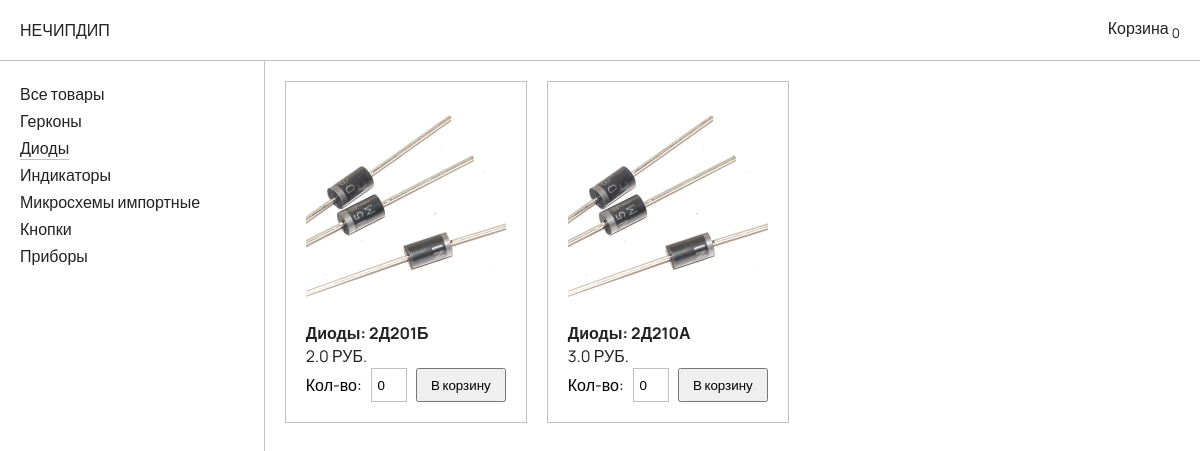
Page /2/ on the committed database.
### shop/models.py (models this page shows, shortened)
class Category(models.Model):
    category = models.CharField(max_length=255, verbose_name='Категория')
    category_image = models.ImageField(blank=True, null=True, verbose_name='Изображение')
    class Meta:
        verbose_name = 'Категорию'
        verbose_name_plural = 'Категория'
    def __str__(self):
        return self.category

class Product(models.Model):
    class Meta:
        verbose_name = 'Товары'
        verbose_name_plural = 'Товары'
    category = models.ForeignKey('Category', on_delete=models.CASCADE, verbose_name='Категория')
    specification = models.CharField(max_length=255, verbose_name='Спецификация')
    price = models.FloatField('Стоимость')

### shop/views.py (the view)
# urls.py: path('<int:category_id>/', products_catalog, name='products_catalog'),
def products_catalog(request, category_id):
    context = {'category': Category.objects.all(),
               'items': Product.objects.filter(category_id=category_id)}
    return render(request, 'shop/catalog.html', context)

### shop/templates/shop/catalog.html (shortened to what this page needs)
{% extends 'shop/index.html' %}
{% load static %}
{% block head %}
    <link rel="stylesheet" href="{% static 'css/catalog.css' %}">
    <link rel="stylesheet" href="{% static 'css/cart.css' %}">
    <link rel="stylesheet" href="{% static 'css/order_confirmation.css' %}">
{% endblock %}
{% block container %}
    <div class="flex row header">
        <a href="{% url 'catalog' %}" class="logo">НЕЧИПДИП</a>
        <a href="javascript:" class="open-cart" id="open-cart-btn">Корзина <sub id="cart-items-counter">0</sub></a>
    </div>
    <div class="flex row content">
        <div class="flex column categories">
            <a href="{% url 'catalog' %}"
               class="category flex {% if request.resolver_match.url_name == 'catalog' %}active-link{% endif %}">Все
                товары</a>
            {% for c in category %}
                <a href="/{{ c.id }}/"
                   class="category flex {% if request.resolver_match.kwargs.category_id == c.id %}active-link{% endif %}">{{ c.category }}</a>
            {% endfor %}
        </div>
        <div class="flex row products">
            {% if items %}
                {% for item in items %}
                    <div class="flex column product-item">
                        <img src="{{ item.category.category_image.url }}" alt="item-image" class="item-image">
                        <h4 class="item-title"
                            id="item-{{ item.id }}-title">{{ item.category }}: {{ item.specification }}</h4>
                        <p class="item-price" id="item-{{ item.id }}-price">{{ item.price }} РУБ.</p>
                        <div class="flex row item-to-cart">
                            <label for="item-{{ item.id }}-amount">Кол-во:</label>
                            <input type="number" class="item-amount" value="0" min="0" id="item-{{ item.id }}-amount"
                                   step="1">
                            <button class="add-item-to-cart" onclick="addItemToCart({{ item.id }})">В корзину</button>
                        </div>
                    </div>
                {% endfor %}
            {% else %}
                <h2 class="nothing-to-show">Товары отсутсвуют</h2>
            {% endif %}
        </div>
    </div>
{% endblock %}

### shop/static/css/styles.css (style rules this page uses)
body { margin: 0; padding: 0; outline: 0; font-family: 'Manrope', sans-serif; display: flex; flex-direction: column; }
button { font-family: 'Manrope', sans-serif; }
a, p, h1, h2, h3, h4, h5, h6 { color: #222; text-decoration: none; margin: 0; }
a { border-bottom: 1px solid rgba(0, 0, 0, 0); }
.active-link { border-bottom: 1px solid rgba(0, 0, 0, .25); }
.flex { display: flex; }
.row { flex-direction: row; }
.column { flex-direction: column; }

### shop/static/css/header.css (style rules this page uses)
.header { width: calc(100% - 40px); height: 60px; border-bottom: 1px solid rgba(0, 0, 0, .25); align-items: center; justify-content: space-between; padding: 0 20px; }

### shop/static/css/catalog.css (style rules this page uses)
.categories { width: 300px; border-right: 1px solid rgba(0, 0, 0, .25); min-height: calc(100vh - 60px); align-items: flex-start; padding: 20px; }
.category { margin: 2px 0; }
.products { width: 100%; padding: 20px; gap: 20px; flex-wrap: wrap; }
.product-item { width: 200px; height: 300px; border: 1px solid rgba(0, 0, 0, .25); padding: 20px; }
.item-image { width: 200px; height: 200px; padding: 0 0 20px 0; }
.item-amount { width: 30px; height: 30px; text-align: center; border: 1px solid rgba(0, 0, 0, .25); }
.add-item-to-cart { height: 34px; width: 90px; }
.item-title { height: 30px; }
.item-price { height: 30px; }
.item-to-cart { width: 200px; height: 40px; align-items: center; justify-content: space-between; }

### rows in the picture
Category: category "Герконы"
Category: category "Диоды"
Category: category "Индикаторы"
Category: category "Микросхемы импортные"
Category: category "Кнопки"
Category: category "Приборы"
Product: category.category_image (picture), category "Диоды", specification "2Д201Б", price "2.0"
Product: category.category_image (picture), category "Диоды", specification "2Д210А", price "3.0"
